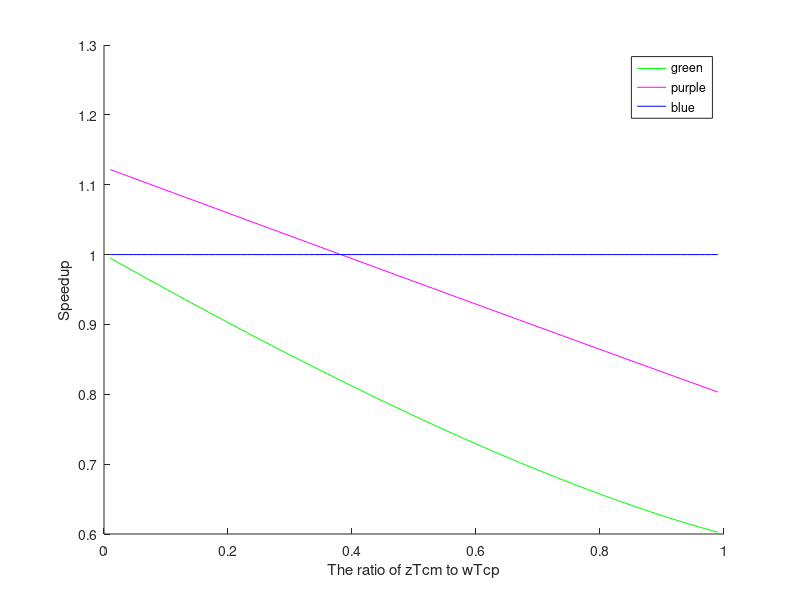

Here is the MATLAB script that generated this plot:
%%
times= [];
minr = 0.01;
maxr = 0.99;
%%green
for sigma = minr:0.01:maxr
    B = [1
        0
        0
        0];
    A= [1 2 3 2
        1 -1 0 0
        0 sigma-1 1 0
        0 sigma-1 sigma 1
        ];
    X = A\B;
    times = [times;1/X(1)];
end

X = minr:0.01:maxr;
Y = times';
Y1 = Y;
%%
%%Purple
times= [];
minr = 0.01;
maxr = 0.99;
for sigma = minr:0.01:maxr
    
    B = [1
        0
        0
        0];
    
    A= [1 3 4 1
        1 -1 0 0
        0 sigma-1 1 0
        0 sigma-1 sigma 1];
    
    X = A\B;
    times = [times;1/X(1)];
end

X = minr:0.01:maxr;
Y = times';
Y2 = Y;

hold on

%%
times= [];
minr = 0.01;
maxr = 0.99;
for sigma = minr:0.01:maxr
    
    B = [1
        0
        0];
    
    A= [1 4 3
        1 -1 0
        0 sigma-1 1];
    
    X = A\B;
    times = [times;1/X(1)];
end

X = minr:0.01:maxr;
Y = times';
Y3 = Y;

hold on

plot(X,Y1./Y3 ,'g');
plot(X,Y2./Y3,'m');
plot(X,Y3./Y3,'b');

xlabel('The ratio of zTcm to wTcp');
ylabel('Speedup');

legend('green','purple','blue');
%%
